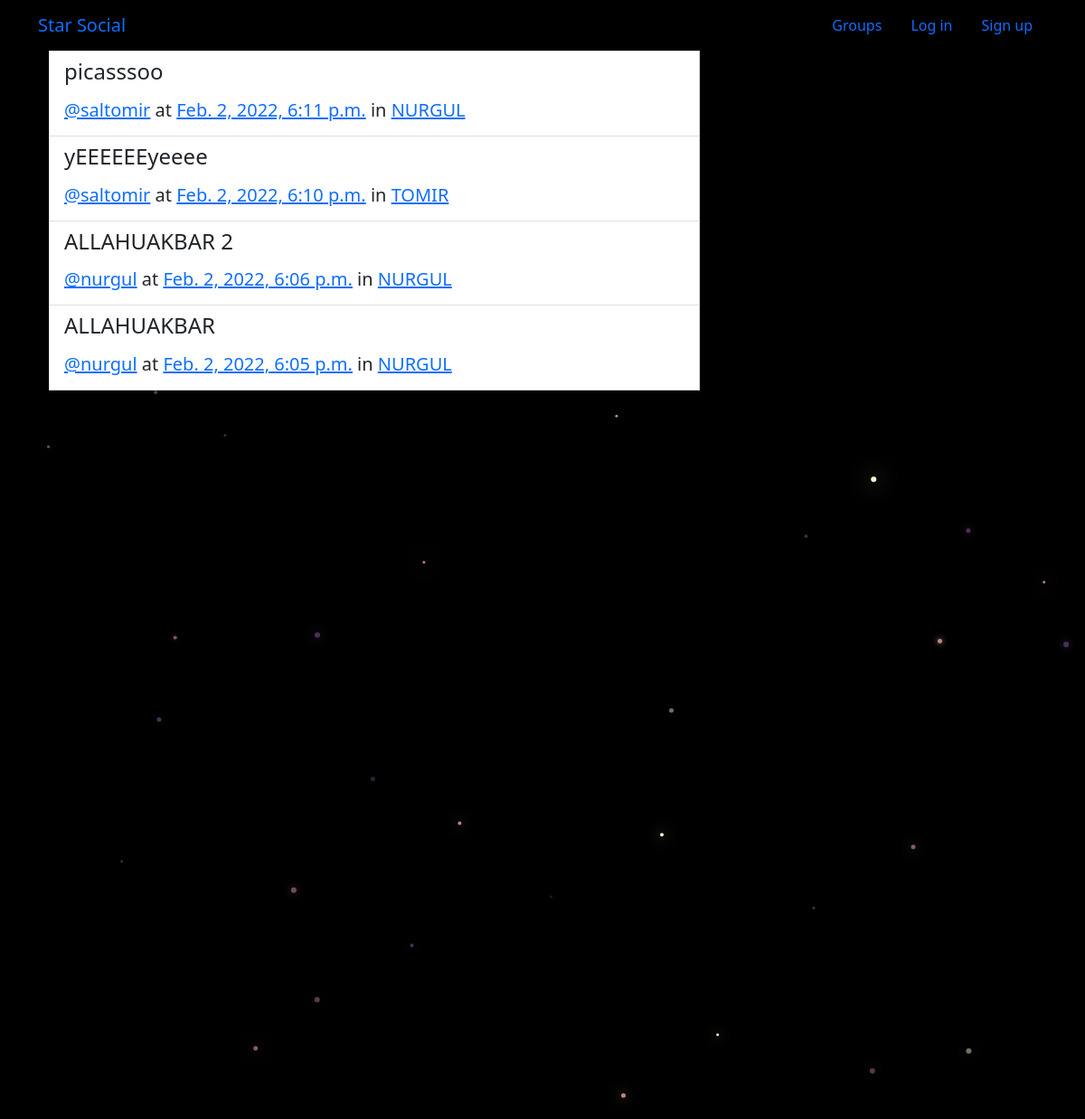
/posts/, run on the app's committed database.
### posts/models.py (models this page shows, shortened)
class Post(models.Model):
    user = models.ForeignKey(User,on_delete=models.CASCADE,related_name="posts")
    created_at = models.DateTimeField(auto_now=True)
    message = models.TextField()
    message_html = models.TextField(editable=False)
    group = models.ForeignKey(Group, on_delete=models.CASCADE,related_name="posts",null=True, blank=True)
    class Meta:
        ordering = ["-created_at"]
        unique_together = ["user", "message"]

### groups/models.py (models this page shows, shortened)
class Group(models.Model):
    name = models.CharField(max_length=255, unique=True)
    slug = models.SlugField(allow_unicode=True, unique=True)
    description = models.TextField(blank=True, default='')
    description_html = models.TextField(editable=False,  default='', blank=True)
    members = models.ManyToManyField(User,through="GroupMember")
    class Meta:
        ordering = ["name"]

### posts/views.py (the view)
# urls.py: path('', views.PostList.as_view(),name='all'),
class PostList(SelectRelatedMixin, generic.list.ListView):
    model = models.Post
    select_related = ("user", "group")

### posts/templates/posts/post_list.html (shortened to what this page needs)
{% extends "posts/post_base.html" %}
{% load humanize %}
{% block post_content %}
<div class="col-md-8">
	{% for post in post_list %}
  {% include "posts/_post.html" %}
	{% endfor %}
</div>
{% endblock %}

### posts/templates/posts/_post.html (shortened to what this page needs)
<div class="post media list-group-item list-group-item-action">
	<h4>{{ post.message_html|safe }}</h4>
	<div class="media-body">
		<h5 class="media-heading">
			<span class="username"><a href="{% url 'posts:for_user' username=post.user.username %}">@{{ post.user.username }}</a></span> at
			<time class="time"><a href="{% url 'posts:single' username=post.user.username pk=post.pk %}">{{ post.created_at }}</a></time>
			{% if post.group %}
			<span class="group-name">in <a href="{% url 'groups:single' slug=post.group.slug%}">{{ post.group.name }}</a></span>
			{% endif %}
		</h5>
	</div>
</div>

### static/social_media_project/css/master.css (style rules this page uses)
body { margin: 0; overflow: hidden; background-color: black; color:white; }

### data on the page
Post: message_html "picasssoo", user.username "saltomir", created_at "Feb. 2, 2022, 6:11 p.m.", group.name "NURGUL"
Post: message_html "yEEEEEEyeeee", user.username "saltomir", created_at "Feb. 2, 2022, 6:10 p.m.", group.name "TOMIR"
Post: message_html "ALLAHUAKBAR 2", user.username "nurgul", created_at "Feb. 2, 2022, 6:06 p.m.", group.name "NURGUL"
Post: message_html "ALLAHUAKBAR", user.username "nurgul", created_at "Feb. 2, 2022, 6:05 p.m.", group.name "NURGUL"
